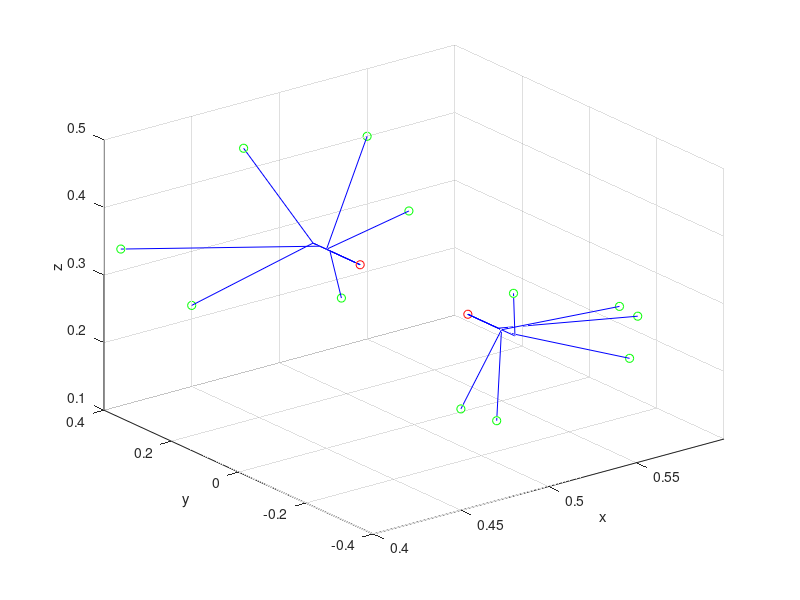

MATLAB code for this plot:
figure;
% plot3(0,0,0,'ro');
plot3(0.5, -0.16, 0.3, 'ro'); hold on;
plot3(0.5, 0.16, 0.3, 'ro');
grid on;
xlabel('x');
ylabel('y');
zlabel('z');
axis([0.4, 0.6, -0.4, 0.4, 0.1, 0.5]);
l_start = [0.55, 0.4, 0.4; ...
           0.57, 0.38, 0.28; ...
           0.52, 0.32, 0.2; ...
           0.45, 0.4, 0.22; ...
           0.4, 0.35, 0.35; ...
           0.47, 0.35, 0.45];
l_via = [0.5, 0.26, 0.3; ...
         0.5, 0.26, 0.3; ...
         0.5, 0.25, 0.3; ...
         0.5, 0.3, 0.3; ...
         0.5, 0.28, 0.3; ...
         0.5, 0.3, 0.3];
l_goal = [0.5, 0.16, 0.3];

r_start = [0.45, -0.4, 0.25; ...
           0.55, -0.35, 0.32; ...
           0.48, -0.4, 0.4; ...
           0.57, -0.3, 0.28; ...
           0.55, -0.38, 0.25; ...
           0.48, -0.35, 0.2];
r_via = [0.5, -0.26, 0.3; ...
         0.5, -0.26, 0.3; ...
         0.5, -0.3, 0.3; ...
         0.5, -0.25, 0.3; ...
         0.5, -0.28, 0.3; ...
         0.5, -0.26, 0.3];
r_goal = [0.5, -0.16, 0.3];
for i = 1 : size(l_start, 1);
    tmp_l = [l_start(i, :)', l_via(i, :)', l_goal'];
    plot3(l_start(i, 1), l_start(i, 2), l_start(i, 3), 'go');
    plot3(tmp_l(1,:), tmp_l(2,:), tmp_l(3, :), 'b-');

    tmp_r = [r_start(i, :)', r_via(i, :)', r_goal'];
    plot3(r_start(i, 1), r_start(i, 2), r_start(i, 3), 'go');
    plot3(tmp_r(1,:), tmp_r(2,:), tmp_r(3, :), 'b-');

end



